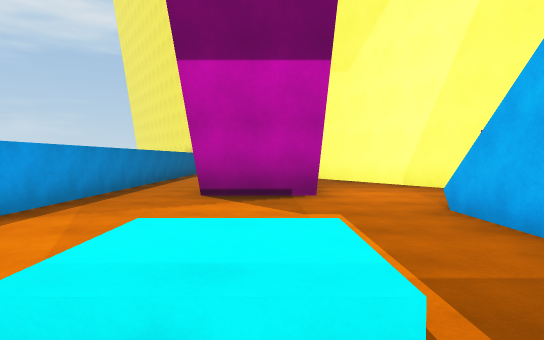
[1] (above)

14 first-person views from a walk through a 3-D level made in the Unity game engine. The camera is 1.4 m above the floor, tilts 2° down and sees 75° across. The floor is counted in squares, 2 m on a side. Each view is taken from the middle of a square. On the plan, view 1 faces up. The plan holds only what a view shows up to about 11 squares ahead; the rest is blank. The place goes on beyond the plan. The player character is not drawn.

[2]
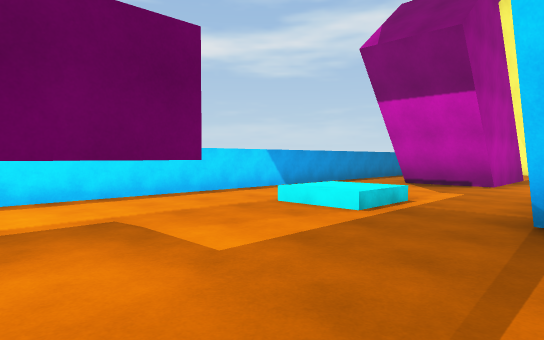

[3]
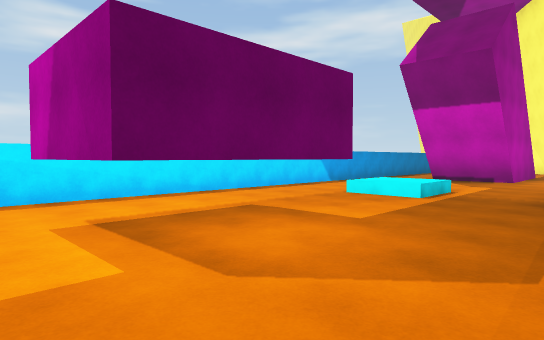

[4]
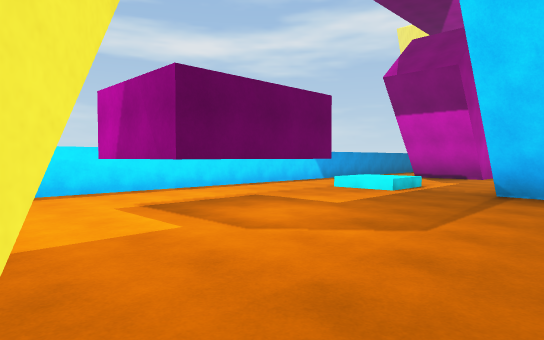

[5]
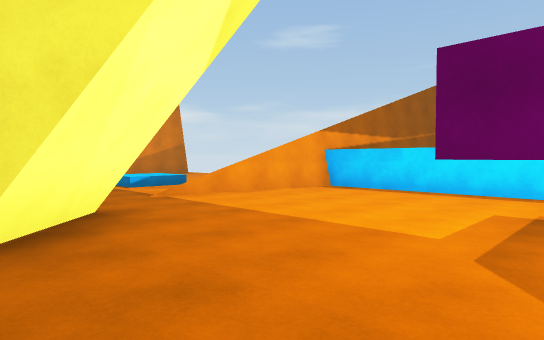

[6]
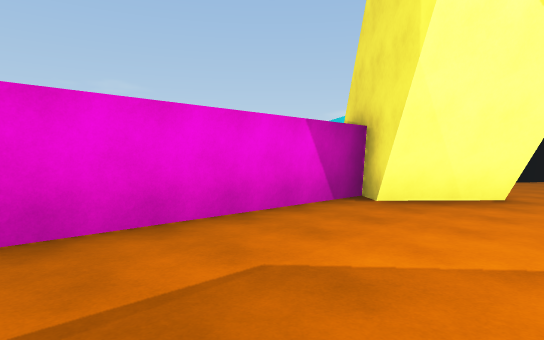

[7]
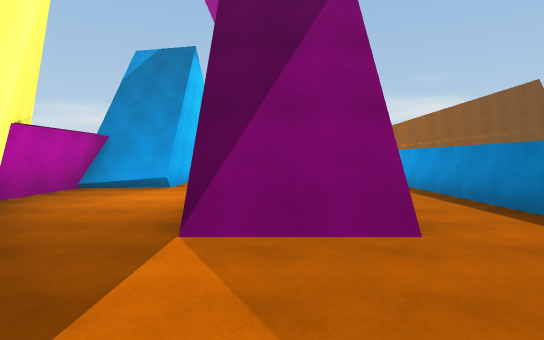

[8]
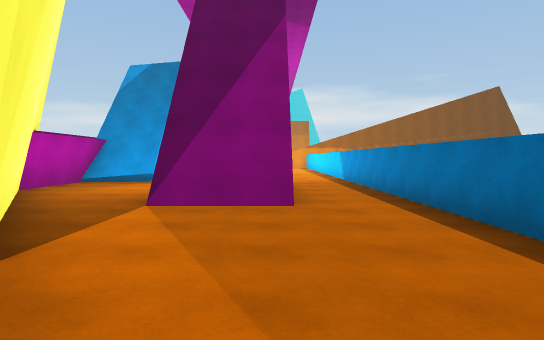

[9]
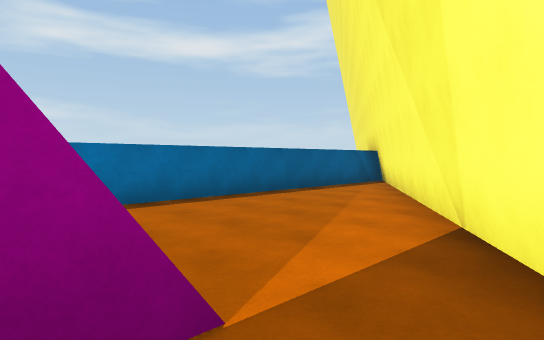

[10]
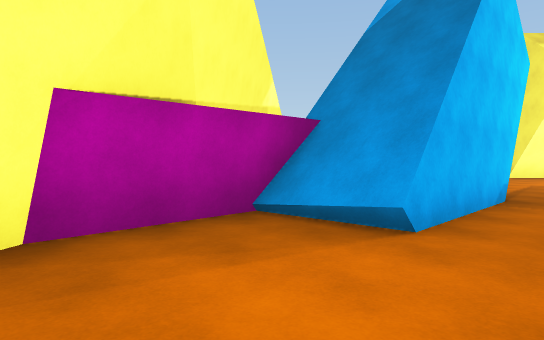

[11]
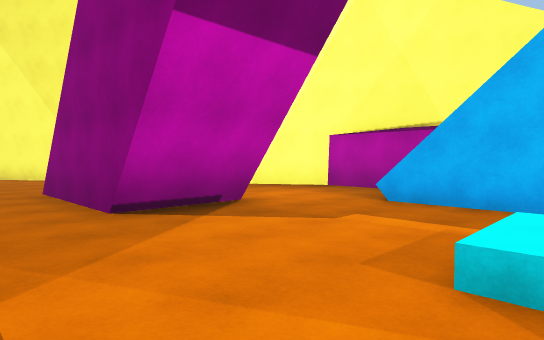

[12]
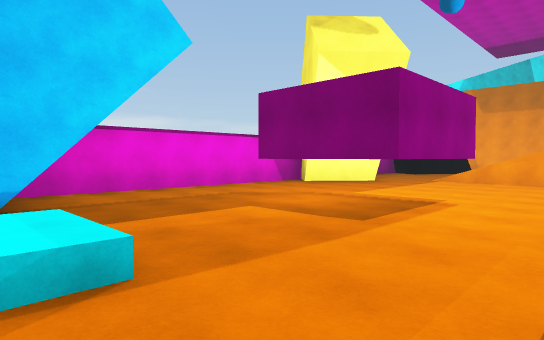

[13]
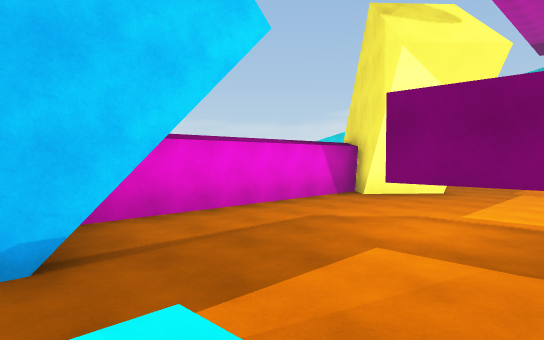

[14]
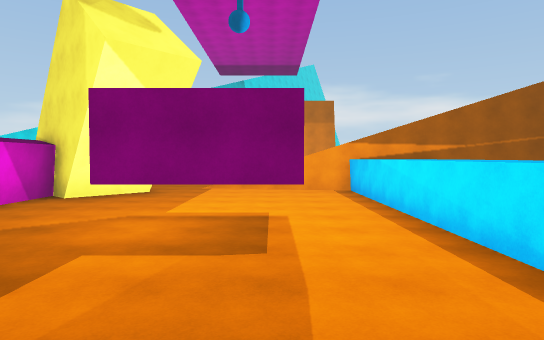

### Floor plan
Key: @ floor where view 1 was taken; # wall or solid block; . main floor; : floor 0.5 m higher than the main floor; / step, stairs or slope; ^ raised ledge; v drop or lower ground; T thing the floor can be seen under or through.
Columns run from 9 left of view 1 to 6 right of it. Each row starts with its distance up from view 1.
 19       ##
 18      ^.#
 17      ^.##
 16      ^..##
 15      ^...#
 14      ^...##
 13      ^....##
 12      ^.....#
 11      ^.....##
 10      ^......##
  9      ^..##...#
  8      ^..##...##
  7      ^..##....#
  6      ^..##....##
  5      ^.....#///#
  4      ^......///#
  3      ^......///#
  2      ^../:..///
  1      ^..//..##v
  0      ^...@....#
 -1      ^........#
 -2      ^..TT....#
 -3      ^..TT....#
 -4     ^^..TT....#
 -5      ^........#
 -6      ^......#.#
 -7      #.....####
 -8 vvvv^^......###
 -9       ////#..
-10          /...
-11         //...
-12         /:  .
-13             #
-14             #

Where each view was taken, in squares from view 1:
view 1: 0 up, 0 right, facing up
view 2: 3 down, 3 right, facing up-left
view 3: 5 down, 3 right, facing up-left
view 4: 6 down, 4 right, facing up-left
view 5: 3 down, 4 right, facing down-left
view 6: 1 down, 1 right, facing down-right
view 7: 13 up, 0 right, facing down
view 8: 15 up, 1 left, facing down
view 9: 9 up, 2 right, facing up-left
view 10: 8 up, 1 right, facing down-right
view 11: 2 up, 3 left, facing up-right
view 12: 2 up, 3 left, facing down-right
view 13: 2 up, 1 left, facing down-right
view 14: 2 up, 1 left, facing down
